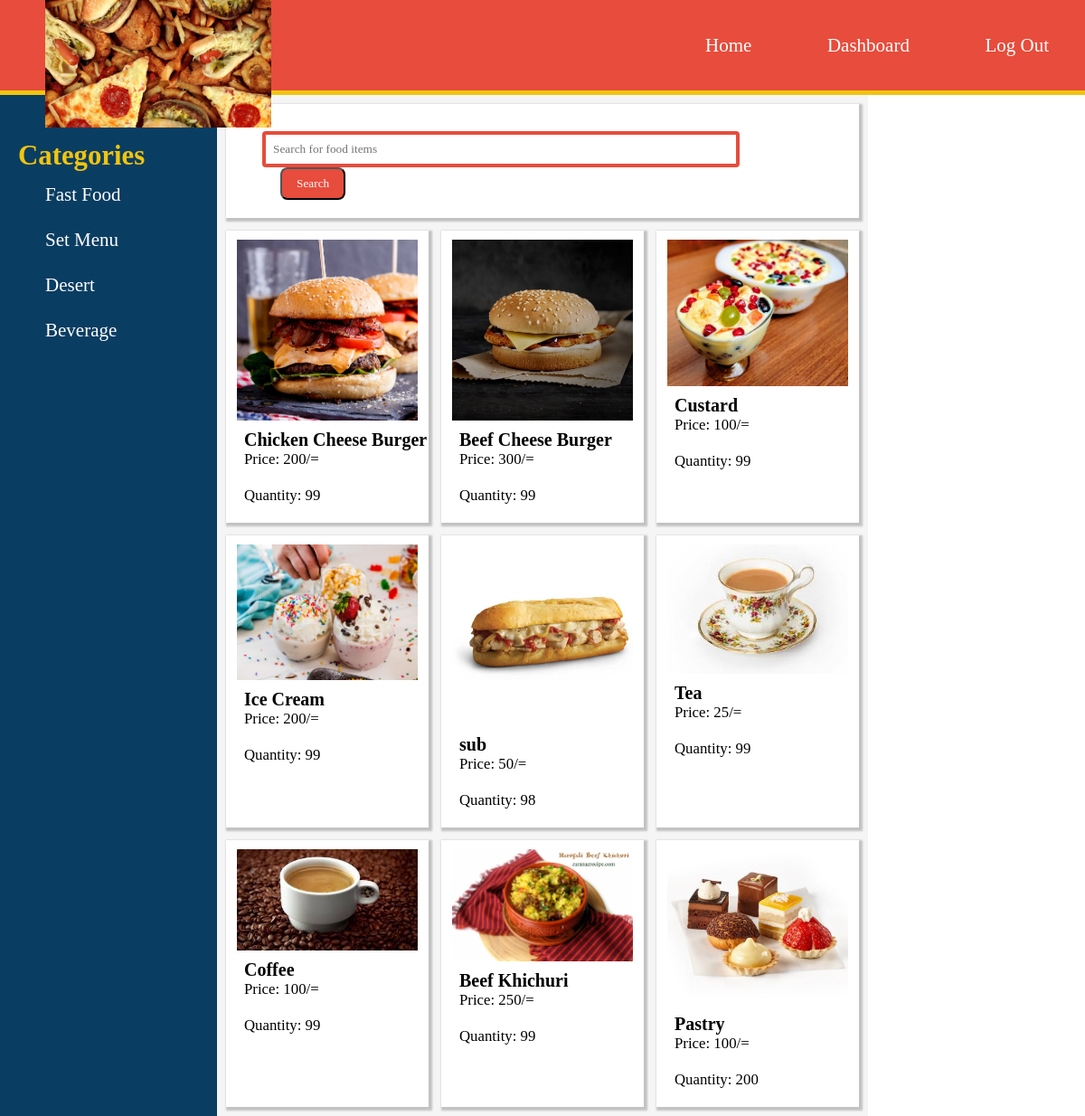
Screenshot of /menuAdmin.php (signed in) with the database file from the repository.
### tables this page shows
CREATE TABLE `products` (
  `p_id` int(50) NOT NULL,
  `name` varchar(100) NOT NULL,
  `price` int(4) NOT NULL,
  `categories` varchar(20) NOT NULL,
  `images` varchar(100) NOT NULL,
  `available` varchar(10) NOT NULL,
  `quantity` int(3) NOT NULL
);

### menuAdmin.php (the view, shortened to what this page needs)
<?php
$servername = "localhost";
$username = "root";
$password = "";
$dbname = "food_delivery_system";
$conn = new mysqli($servername, $username, $password, $dbname);
$searchsql='Select * from products order by p_id asc';
?>
<!DOCTYPE html>
<html>
<head>
	<link type="text/css" rel="stylesheet"  href="menu.css">
</head>
<body>
	<div class="main">
		<nav>
			<img class="logo" src="banner_1.jpg"width="250"hieght="250">
			<UL>
				<li><a href="index.php">Home</a></li>
				<li><a href="adminDash.php">Dashboard</a></li>
				<?php if(isset($_SESSION['email'])){
						echo "
							<li><a href=".'"logout.php">Log Out'."</a></li>
						</UL>";
					}
					else{
					echo "<li><a href=".'"login.php">Login'."</a></li>
						</UL>";
					}
				?>
		</nav>
	</div>
	<div class="bodycontent">
		<div class="sidebar">
			<nav class="horizontal">
				<p class="header">Categories</p>
				<UL>
					<li><a href="menu.php?category=fastfood">Fast Food</a></li>
					<li><a href="menu.php?category=meal">Set Menu</a></li>
					<li><a href="menu.php?category=desert">Desert</a></li>
					<li><a href="menu.php?category=beverage">Beverage</a></li>
				</UL>
			</nav>
		</div>
		<div class="content">
			 <div class="box search">
				<p>
					<form method="GET" action="">
						<input type="text" name="searchval" placeholder="Search for food items">
						<button class="searchbtn" name="searchbtn" >Search</button>
					</form>
				</p>
			</div>
			<?php
				$query = $searchsql;
				$result=mysqli_query($conn,$query);
				if($result)
				{
					if(mysqli_num_rows($result)>0)
					{
						while($products=mysqli_fetch_assoc($result))
						{
							?>
							<div class="box box2"> <img class="product" src="images/<?php echo $products['images']; ?>"
								width="200" hieght="200">
								<p style="font-weight: bold; margin-left: 20px;font-size: 20px;"><?php echo $products['name']; ?></p>
								<p class="price">Price: <?php echo $products['price']; ?>/=</p>
								<p class="price">Quantity: <?php echo $products['quantity']; ?></p>
							</div>
							<?php
						}
					}
				}
			 ?>
		</div>
		</div>
</body>
</html>

### menu.css (style rules this page uses)
* { margin:0; padding:0; font-family: Century gothic; }
body { font-size: 14px; }
div.main nav { height:100px; width: 100%; margin:0; padding: 0; background-color: #e74c3c; line-height: 100px; border-bottom: 5px solid #f1c40f; }
div.main nav ul { float:right; margin-left: :50px; }
div.main nav ul li { list-style-type: none; display:inline; }
div.main nav ul li a { text-decoration: none; color:#ffff; padding: 40px; font-size: 150% }
div.main nav img.logo { float:left; margin-left: 50px; position: absolute; }
.bodycontent { display: grid; grid-template-columns: 1fr 3fr 1fr; }
div.sidebar { background-color: #0a3d62; float:left; }
div.sidebar ul { float:left; margin-left:20px; }
div.sidebar ul li { list-style-type: none; }
div.sidebar ul li a { text-decoration: none; padding: 30px; font-size: 150%; line-height: 50px; color:white; }
div p.header { color: #f1c40f; font-size: 220%; font-weight: bold; margin-left: 20px; margin-top: 50px; }
div.content { background-color: #F5F5F5; display: grid; grid-template-columns: 1fr 1fr 1fr; grid-gap: 1em; grid-auto-rows: minmax(100px,auto); padding: 10px; }
.box { background-color: white; box-shadow: 2px 2px 2px 2px #C2C2C2; }
.search { grid-column: 1/4; }
form { margin: 20px; box-shadow: none; }
input[type=text] { width: 80%; border: 4px solid #e74c3c; border-radius: 4px; outline: :none; padding: 8px; margin-top: 10px; margin-left: 20px; box-sizing: border-box; }
div.box button.searchbtn { background: none; padding:8px 16px; text-decoration: none; border-radius: 8px; background-color: #e74c3c; color:white; margin-left: 40px; transition: .5s; }
div img.product { margin: 10px; margin-left: auto; margin-right: auto; display: block; top: 50%; left: 50%; }
p.price { font-size: 120%; margin: 20px; margin-top: 0px; }

### rows the page displays
products: images (picture), name "Chicken Cheese Burger", price "200", quantity "99"
products: images (picture), name "Beef Cheese Burger", price "300", quantity "99"
products: images (picture), name "Custard", price "100", quantity "99"
products: images (picture), name "Ice Cream", price "200", quantity "99"
products: images (picture), name "sub", price "50", quantity "98"
products: images (picture), name "Tea", price "25", quantity "99"
products: images (picture), name "Coffee", price "100", quantity "99"
products: images (picture), name "Beef Khichuri", price "250", quantity "99"
products: images (picture), name "Pastry", price "100", quantity "200"
